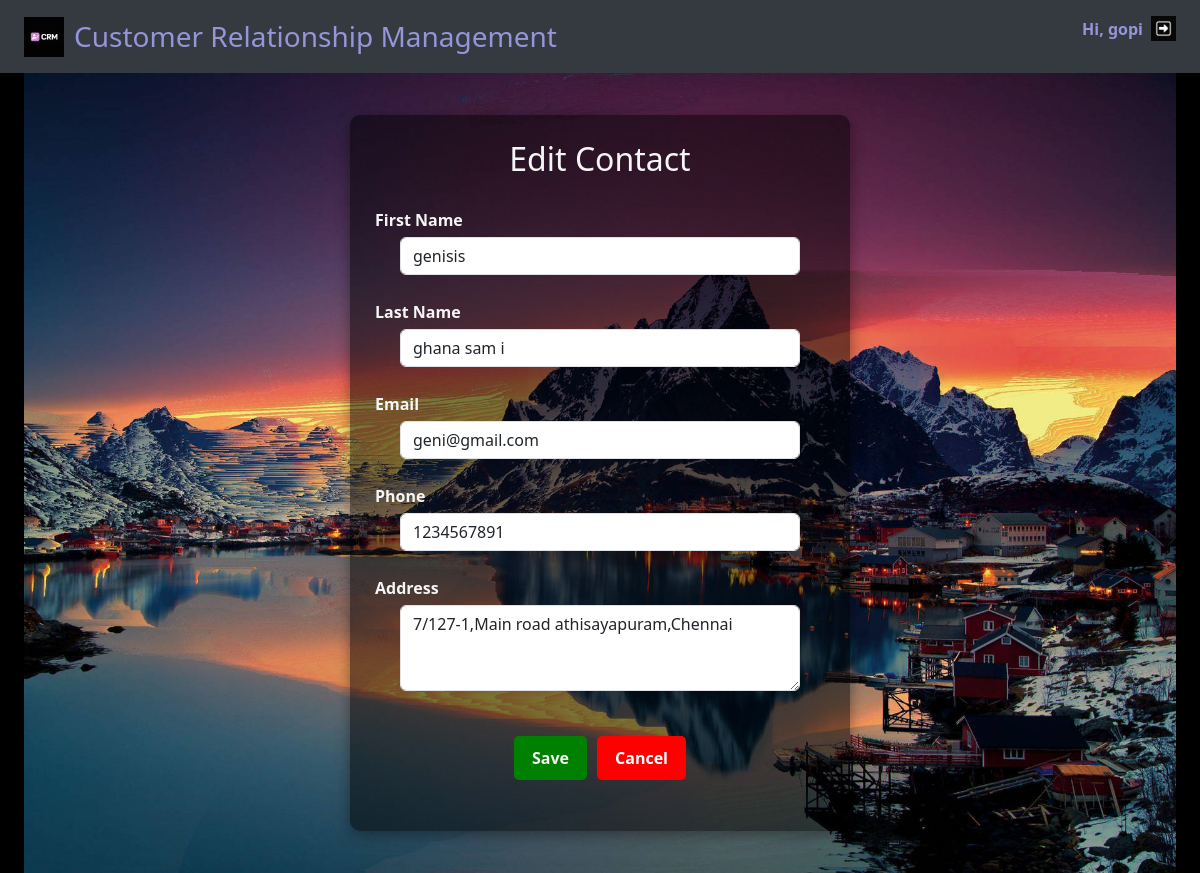
Page /contacts/2/edit/ (signed in) on the committed database.
### crm/models.py (models this page shows, shortened)
class Contact(models.Model):
    first_name = models.CharField(max_length=50)
    last_name = models.CharField(max_length=50)
    email = models.EmailField(unique=True)
    phone = models.CharField(max_length=20, blank=True, null=True)
    company = models.CharField(max_length=100, blank=True, null=True)
    address = models.TextField(blank=True, null=True)
    created_at = models.DateTimeField(auto_now_add=True)

### crm/views.py (the view)
# urls.py: path('contacts/<int:pk>/edit/', views.contact_edit, name='contact_edit'),
@login_required
def contact_edit(request, pk):
    contact = get_object_or_404(Contact, pk=pk)
    if request.method == 'POST':
        form = ContactForm(request.POST, instance=contact)
        if form.is_valid():
            form.save()
            return redirect('contact_list')
    else:
        form = ContactForm(instance=contact)
    return render(request, 'crm/contact_form.html', {'form': form, 'contact': contact})

### crm/forms.py
class ContactForm(forms.ModelForm):
    class Meta:
        model = Contact
        fields = ['first_name', 'last_name', 'email', 'phone', 'address']
        widgets = {
            'first_name': forms.TextInput(attrs={'class': 'form-control', 'placeholder': 'Enter first name'}),
            'last_name': forms.TextInput(attrs={'class': 'form-control', 'placeholder': 'Enter last name'}),
            'email': forms.EmailInput(attrs={'class': 'form-control', 'placeholder': 'Enter email'}),
            'phone': forms.TextInput(attrs={'class': 'form-control', 'placeholder': 'Enter phone number'}),
            'address': forms.Textarea(attrs={'class': 'form-control', 'placeholder': 'Enter address', 'rows': 3}),
        }

### templates/crm/contact_form.html (shortened to what this page needs)
{% extends 'crm/base.html' %}
{% block content %}
{% load static %}
<div class="form-container">
  <div class="form-box">
    <h2 style="color: whitesmoke; margin-bottom: 20px;">
      {{ form.instance.pk|yesno:"Edit Contact,New Contact" }}
    </h2>
    <form method="POST" style="width: 100%; display: flex; flex-direction: column; align-items: center;">
      <label for="first_name">First Name</label>
      {{ form.first_name }}
      <label for="last_name">Last Name</label>
      {{ form.last_name }}
      <label for="email">Email</label>
      {{ form.email }}
      <label for="phone">Phone</label>
      {{ form.phone }}
      <label for="id_address">Address</label>
      {{ form.address }}
      <div style="margin-top: 20px; display: flex; justify-content: center; width: 100%;">
        <button type="submit" class="btn" style="font-weight: bold;color: whitesmoke;background-color:green;">Save</button>
        <a href="{% url 'contact_list' %}" class="btn" style="background-color: red;font-weight: bold;">Cancel</a>
      </div>
    </form>
  </div>
</div>
{% endblock %}

### templates/crm/base.html (shortened to what this page needs)
<html>
  <head>
    {% load static %}
    <link href="https://cdn.jsdelivr.net/npm/bootstrap@5.3.3/dist/css/bootstrap.min.css" rel="stylesheet">
    <link href="https://cdn.jsdelivr.net/npm/bootstrap-icons@1.10.5/font/bootstrap-icons.css" rel="stylesheet">
  </head>
  <body class="bg-light" style="min-height: 100vh; margin: 0;">
    <div class="w-100" style="min-height: 100vh; background-color:black;">
      <header class="d-flex justify-content-between align-items-center px-4 py-3" style="background-color: #343a40;">
        <div class="d-flex align-items-center">
          <img src="{% static 'images/finallogo.png' %}" alt="Logo" style="width:40px; height:40px; margin-right:10px;">
          <h1 class="h3 m-0" style="color:rgb(149, 149, 217);">Customer Relationship Management</h1>
        </div>
        <nav class="d-flex align-items-center">
          {% if user.is_authenticated %}
            <span class="fw-bold" style="color: rgb(149, 149, 217); font-weight: bold; text-align: center; margin-top: -15px;">
              Hi, {{ user.get_username }}
            </span>
            <form method="post" action="{% url 'logout' %}" class="d-inline ms-2">
              <button type="submit" style="background: transparent; border: none; padding: 0;">
                  <img src="{% static 'images/logoutlogo.png' %}" alt="Logout" style="width: 25px; height: 25px;">
              </button>
            </form>
          {% else %}
            <a class="btn btn-dark btn-sm me-2 fw-bold text-white" href="{% url 'login' %}">Login</a>
            <a class="btn btn-dark btn-sm fw-bold" href="{% url 'signup' %}">Sign up</a>
          {% endif %}
        </nav>
      </header>
      <div class="container-fluid px-4">
        {% block content %}{% endblock %}
      </div>
    </div>
  </body>
</html>

### rows in the picture
Contact: instance.pk "Edit Contact", first_name "genisis", last_name "ghana sam i", email "geni@gmail.com", phone "1234567891", address "7/127-1,Main road athisayapuram,Chennai"

### other values in the picture
{{ user.get_username }} "gopi"
